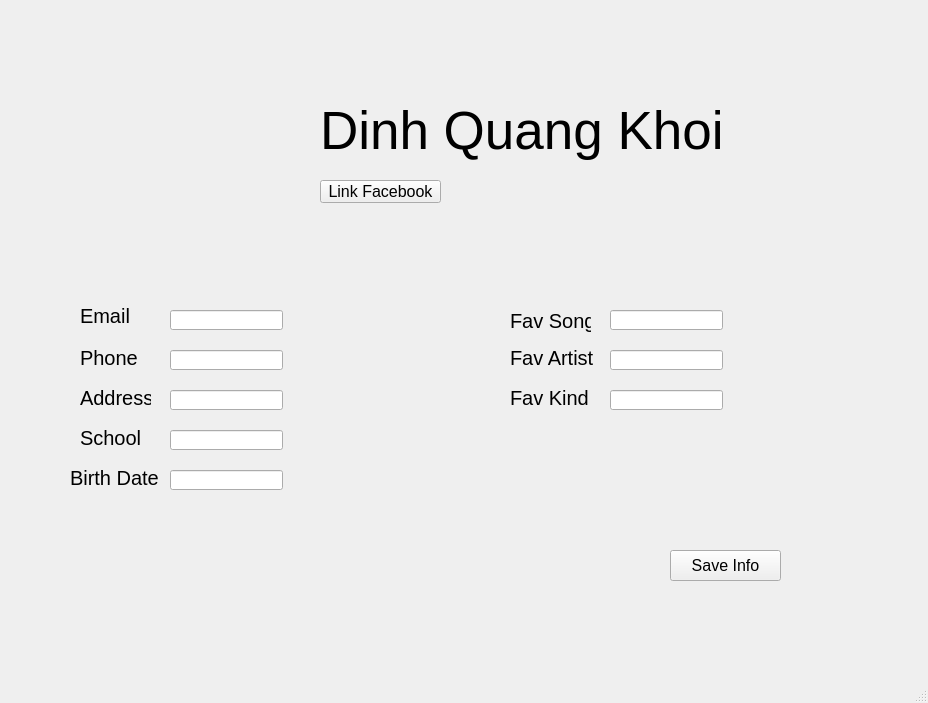
<?xml version="1.0" encoding="UTF-8"?>
<ui version="4.0">
 <class>MainWindow</class>
 <widget class="QMainWindow" name="MainWindow">
  <property name="geometry">
   <rect>
    <x>0</x>
    <y>0</y>
    <width>928</width>
    <height>703</height>
   </rect>
  </property>
  <property name="font">
   <font>
    <pointsize>40</pointsize>
   </font>
  </property>
  <property name="windowTitle">
   <string>MainWindow</string>
  </property>
  <widget class="QWidget" name="centralwidget">
   <widget class="QLabel" name="label">
    <property name="geometry">
     <rect>
      <x>60</x>
      <y>40</y>
      <width>221</width>
      <height>211</height>
     </rect>
    </property>
    <property name="text">
     <string/>
    </property>
    <property name="pixmap">
     <pixmap>../../../Downloads/tải xuống (5).png</pixmap>
    </property>
   </widget>
   <widget class="QLabel" name="label_2">
    <property name="geometry">
     <rect>
      <x>320</x>
      <y>95</y>
      <width>411</width>
      <height>71</height>
     </rect>
    </property>
    <property name="text">
     <string>Dinh Quang Khoi</string>
    </property>
   </widget>
   <widget class="QLabel" name="label_3">
    <property name="geometry">
     <rect>
      <x>80</x>
      <y>300</y>
      <width>91</width>
      <height>31</height>
     </rect>
    </property>
    <property name="font">
     <font>
      <pointsize>15</pointsize>
     </font>
    </property>
    <property name="text">
     <string>Email</string>
    </property>
   </widget>
   <widget class="QLineEdit" name="lineEdit">
    <property name="geometry">
     <rect>
      <x>170</x>
      <y>310</y>
      <width>113</width>
      <height>20</height>
     </rect>
    </property>
   </widget>
   <widget class="QLineEdit" name="lineEdit_2">
    <property name="geometry">
     <rect>
      <x>170</x>
      <y>350</y>
      <width>113</width>
      <height>20</height>
     </rect>
    </property>
   </widget>
   <widget class="QLineEdit" name="lineEdit_3">
    <property name="geometry">
     <rect>
      <x>170</x>
      <y>390</y>
      <width>113</width>
      <height>20</height>
     </rect>
    </property>
   </widget>
   <widget class="QLineEdit" name="lineEdit_4">
    <property name="geometry">
     <rect>
      <x>170</x>
      <y>430</y>
      <width>113</width>
      <height>20</height>
     </rect>
    </property>
   </widget>
   <widget class="QLineEdit" name="lineEdit_5">
    <property name="geometry">
     <rect>
      <x>170</x>
      <y>470</y>
      <width>113</width>
      <height>20</height>
     </rect>
    </property>
   </widget>
   <widget class="QLineEdit" name="lineEdit_6">
    <property name="geometry">
     <rect>
      <x>610</x>
      <y>310</y>
      <width>113</width>
      <height>20</height>
     </rect>
    </property>
   </widget>
   <widget class="QLineEdit" name="lineEdit_7">
    <property name="geometry">
     <rect>
      <x>610</x>
      <y>350</y>
      <width>113</width>
      <height>20</height>
     </rect>
    </property>
   </widget>
   <widget class="QLineEdit" name="lineEdit_8">
    <property name="geometry">
     <rect>
      <x>610</x>
      <y>390</y>
      <width>113</width>
      <height>20</height>
     </rect>
    </property>
   </widget>
   <widget class="QLabel" name="label_4">
    <property name="geometry">
     <rect>
      <x>80</x>
      <y>350</y>
      <width>61</width>
      <height>16</height>
     </rect>
    </property>
    <property name="font">
     <font>
      <pointsize>15</pointsize>
     </font>
    </property>
    <property name="text">
     <string>Phone</string>
    </property>
   </widget>
   <widget class="QLabel" name="label_5">
    <property name="geometry">
     <rect>
      <x>80</x>
      <y>390</y>
      <width>71</width>
      <height>16</height>
     </rect>
    </property>
    <property name="font">
     <font>
      <pointsize>15</pointsize>
     </font>
    </property>
    <property name="text">
     <string>Address</string>
    </property>
   </widget>
   <widget class="QLabel" name="label_6">
    <property name="geometry">
     <rect>
      <x>80</x>
      <y>430</y>
      <width>61</width>
      <height>16</height>
     </rect>
    </property>
    <property name="font">
     <font>
      <pointsize>15</pointsize>
     </font>
    </property>
    <property name="text">
     <string>School</string>
    </property>
   </widget>
   <widget class="QLabel" name="label_7">
    <property name="geometry">
     <rect>
      <x>70</x>
      <y>470</y>
      <width>91</width>
      <height>16</height>
     </rect>
    </property>
    <property name="font">
     <font>
      <pointsize>15</pointsize>
     </font>
    </property>
    <property name="text">
     <string>Birth Date</string>
    </property>
   </widget>
   <widget class="QLabel" name="label_8">
    <property name="geometry">
     <rect>
      <x>510</x>
      <y>300</y>
      <width>81</width>
      <height>41</height>
     </rect>
    </property>
    <property name="font">
     <font>
      <pointsize>15</pointsize>
     </font>
    </property>
    <property name="text">
     <string>Fav Song</string>
    </property>
   </widget>
   <widget class="QLabel" name="label_9">
    <property name="geometry">
     <rect>
      <x>510</x>
      <y>350</y>
      <width>91</width>
      <height>16</height>
     </rect>
    </property>
    <property name="font">
     <font>
      <pointsize>15</pointsize>
     </font>
    </property>
    <property name="text">
     <string>Fav Artist</string>
    </property>
   </widget>
   <widget class="QLabel" name="label_10">
    <property name="geometry">
     <rect>
      <x>510</x>
      <y>390</y>
      <width>91</width>
      <height>16</height>
     </rect>
    </property>
    <property name="font">
     <font>
      <pointsize>15</pointsize>
     </font>
    </property>
    <property name="text">
     <string>Fav Kind</string>
    </property>
   </widget>
   <widget class="QPushButton" name="pushButton">
    <property name="geometry">
     <rect>
      <x>320</x>
      <y>180</y>
      <width>121</width>
      <height>23</height>
     </rect>
    </property>
    <property name="font">
     <font>
      <pointsize>12</pointsize>
     </font>
    </property>
    <property name="text">
     <string>Link Facebook</string>
    </property>
   </widget>
   <widget class="QPushButton" name="pushButton_2">
    <property name="geometry">
     <rect>
      <x>670</x>
      <y>550</y>
      <width>111</width>
      <height>31</height>
     </rect>
    </property>
    <property name="font">
     <font>
      <pointsize>12</pointsize>
     </font>
    </property>
    <property name="text">
     <string>Save Info</string>
    </property>
   </widget>
  </widget>
  <widget class="QStatusBar" name="statusbar"/>
 </widget>
 <resources/>
 <connections/>
</ui>
